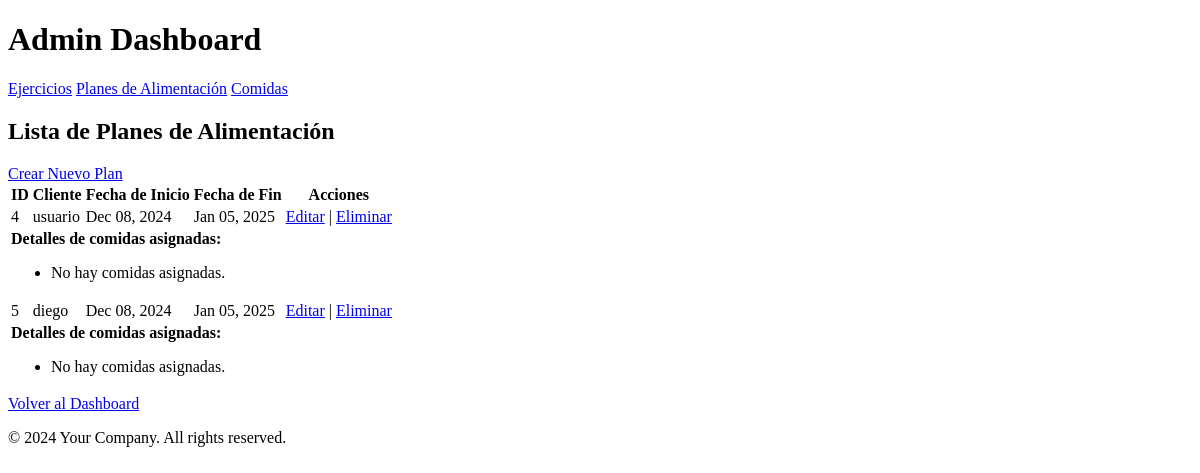
/planes_alimentacion/, run on an earlier commit of the app's database.
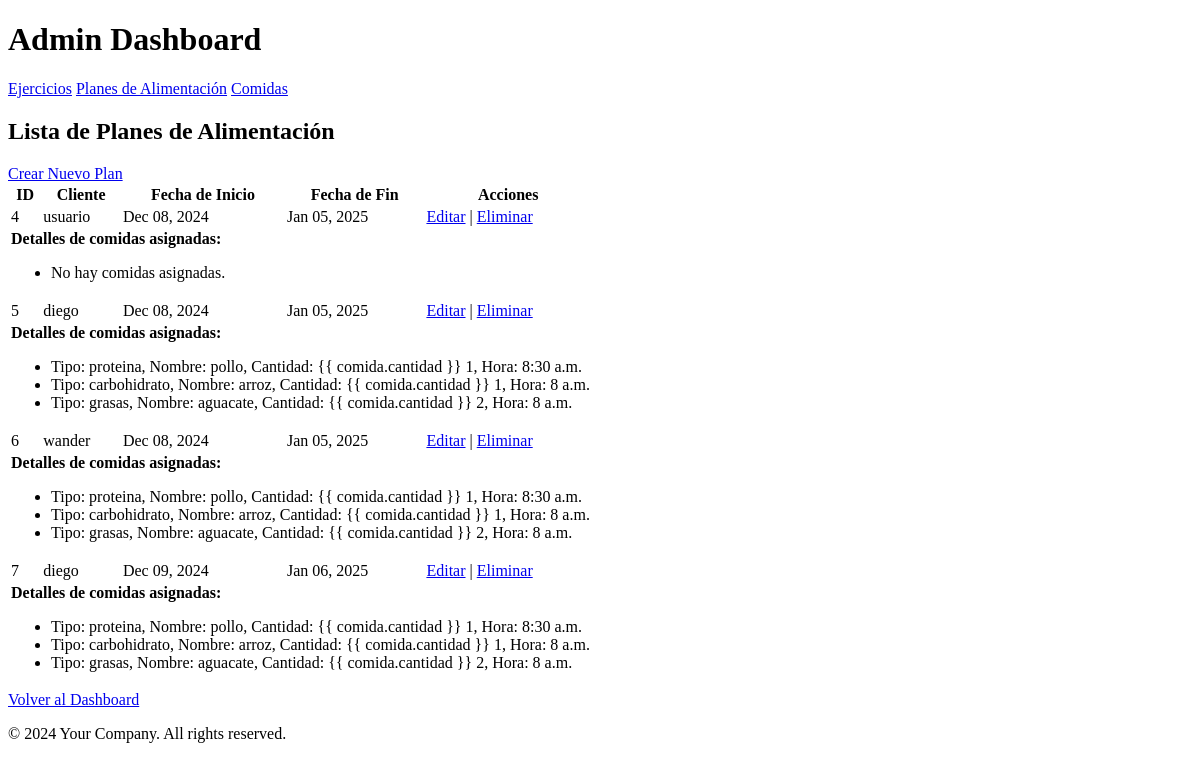
And on a later commit of the database.
### accounts/models.py (models this page shows, shortened)
class PlanAlimentacion(models.Model):
    cliente = models.ForeignKey('auth.User', on_delete=models.CASCADE)
    fecha_inicio = models.DateField()
    fecha_fin = models.DateField()
    comidas = models.ManyToManyField('Comida', related_name='planes', blank=True)  # Relación con Comida

class Comida(models.Model):
    tipo = models.CharField(max_length=50)
    hora = models.TimeField()
    nombre = models.CharField(max_length=100)  # Detalle del alimento
    cantidad = models.FloatField()
    unidad = models.CharField(max_length=20)

### accounts/views.py (the view)
# urls.py: path('planes_alimentacion/', views.planalimentacion_list, name='planalimentacion_list'),
def planalimentacion_list(request):
    planes = PlanAlimentacion.objects.all()
    return render(request, 'accounts/planalimentacion_list.html', {'planes': planes})

### accounts/templates/accounts/planalimentacion_list.html
{% extends "accounts/base.html" %} {% block content %}
<h2>Lista de Planes de Alimentación</h2>
<a href="{% url 'create_planalimentacion' %}">Crear Nuevo Plan</a>
<table>
  <thead>
    <tr>
      <th>ID</th>
      <th>Cliente</th>
      <th>Fecha de Inicio</th>
      <th>Fecha de Fin</th>
      <th>Acciones</th>
    </tr>
  </thead>
  <tbody>
    {% for plan in planes %}
    <tr>
      <td>{{ plan.id }}</td>
      <td>{{ plan.cliente.username }}</td>
      <td>{{ plan.fecha_inicio|date:"M d, Y" }}</td>
      <td>{{ plan.fecha_fin|date:"M d, Y" }}</td>
      <td>
        <a href="{% url 'update_planalimentacion' plan.pk %}">Editar</a> |
        <a href="{% url 'delete_planalimentacion' plan.pk %}">Eliminar</a>
      </td>
    </tr>
    <tr>
      <td colspan="5">
        <strong>Detalles de comidas asignadas:</strong>
        <ul>
          {% for comida in plan.comidas.all %}
          <li>
            Tipo: {{ comida.tipo }}, Nombre: {{ comida.nombre }}, Cantidad: {{
            comida.cantidad }} {{ comida.unidad }}, Hora: {{ comida.hora }}
          </li>
          {% empty %}
          <li>No hay comidas asignadas.</li>
          {% endfor %}
        </ul>
      </td>
    </tr>
    {% endfor %}
  </tbody>
</table>
<a href="{% url 'admin_dashboard' %}">Volver al Dashboard</a>
{% endblock %}

What changed in the data, as far as the page shows it:
shown differently, row unchanged: PlanAlimentacion id 5: no longer shows "No hay comidas asignadas."
now on this page (row edited): Comida: tipo "proteina", nombre "pollo", unidad "1", hora "8:30 a.m."
now on this page (row unchanged): Comida: tipo "carbohidrato", nombre "arroz", unidad "1", hora "8 a.m."
added Comida: tipo "grasas", nombre "aguacate", unidad "2", hora "8 a.m."
added PlanAlimentacion: id "6", cliente.username "wander", fecha_inicio "Dec 08, 2024", fecha_fin "Jan 05, 2025"
added PlanAlimentacion: id "7", cliente.username "diego", fecha_inicio "Dec 09, 2024", fecha_fin "Jan 06, 2025"
